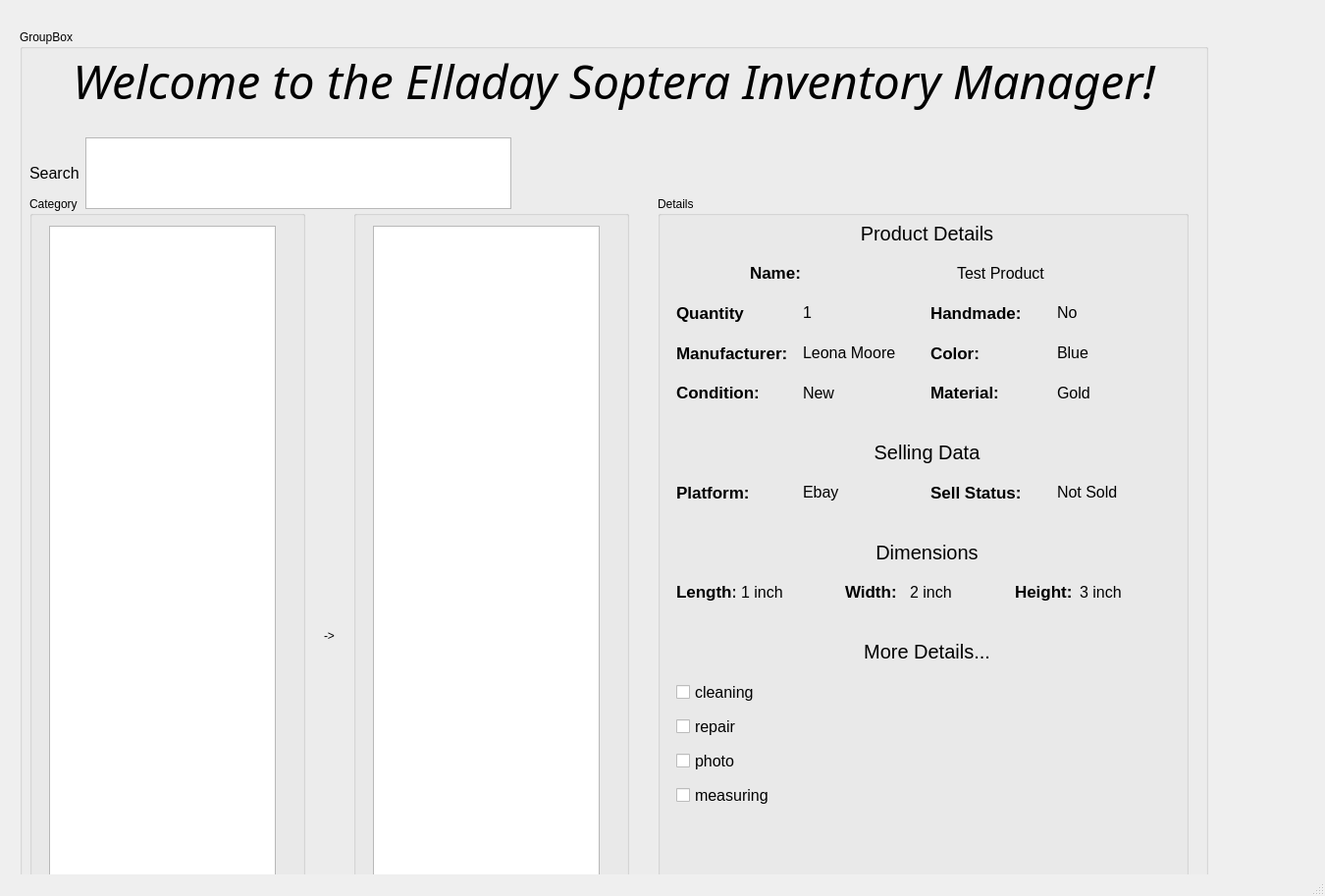
<?xml version="1.0" encoding="UTF-8"?>
<ui version="4.0">
 <class>jewelry_inv_manager</class>
 <widget class="QMainWindow" name="jewelry_inv_manager">
  <property name="geometry">
   <rect>
    <x>0</x>
    <y>0</y>
    <width>1350</width>
    <height>913</height>
   </rect>
  </property>
  <property name="windowTitle">
   <string>Elladay Inventory Manager</string>
  </property>
  <widget class="QWidget" name="centralwidget">
   <widget class="QGroupBox" name="main_group_box">
    <property name="geometry">
     <rect>
      <x>20</x>
      <y>30</y>
      <width>1211</width>
      <height>1201</height>
     </rect>
    </property>
    <property name="title">
     <string>GroupBox</string>
    </property>
    <widget class="QLabel" name="arrow_label">
     <property name="geometry">
      <rect>
       <x>310</x>
       <y>610</y>
       <width>21</width>
       <height>16</height>
      </rect>
     </property>
     <property name="text">
      <string>-&gt;</string>
     </property>
    </widget>
    <widget class="QGroupBox" name="category_group_box">
     <property name="geometry">
      <rect>
       <x>10</x>
       <y>170</y>
       <width>281</width>
       <height>1001</height>
      </rect>
     </property>
     <property name="title">
      <string>Category</string>
     </property>
     <widget class="QWidget" name="horizontalLayoutWidget">
      <property name="geometry">
       <rect>
        <x>20</x>
        <y>30</y>
        <width>231</width>
        <height>931</height>
       </rect>
      </property>
      <layout class="QHBoxLayout" name="categ_hor_layout">
       <item>
        <widget class="QListWidget" name="category_list_widget">
         <property name="toolTip">
          <string>Category of jewelry to choose from</string>
         </property>
        </widget>
       </item>
      </layout>
     </widget>
    </widget>
    <widget class="QGroupBox" name="name_group_box">
     <property name="geometry">
      <rect>
       <x>340</x>
       <y>170</y>
       <width>281</width>
       <height>1001</height>
      </rect>
     </property>
     <property name="title">
      <string>Name</string>
     </property>
     <widget class="QWidget" name="horizontalLayoutWidget_2">
      <property name="geometry">
       <rect>
        <x>20</x>
        <y>30</y>
        <width>231</width>
        <height>931</height>
       </rect>
      </property>
      <layout class="QHBoxLayout" name="name_hor_layout_2">
       <item>
        <widget class="QListWidget" name="name_list_widget">
         <property name="toolTip">
          <string>Name of jewelry to choose from</string>
         </property>
        </widget>
       </item>
      </layout>
     </widget>
    </widget>
    <widget class="QGroupBox" name="details_group_box">
     <property name="geometry">
      <rect>
       <x>650</x>
       <y>170</y>
       <width>541</width>
       <height>1001</height>
      </rect>
     </property>
     <property name="title">
      <string>Details</string>
     </property>
     <widget class="QWidget" name="verticalLayoutWidget_2">
      <property name="geometry">
       <rect>
        <x>19</x>
        <y>20</y>
        <width>511</width>
        <height>461</height>
       </rect>
      </property>
      <layout class="QVBoxLayout" name="details_vert_layout">
       <item>
        <widget class="QLabel" name="product_details_label">
         <property name="font">
          <font>
           <pointsize>15</pointsize>
          </font>
         </property>
         <property name="text">
          <string>Product Details</string>
         </property>
         <property name="alignment">
          <set>Qt::AlignCenter</set>
         </property>
        </widget>
       </item>
       <item>
        <layout class="QHBoxLayout" name="name_hor_layout">
         <item>
          <widget class="QLabel" name="name_label">
           <property name="maximumSize">
            <size>
             <width>130</width>
             <height>16777215</height>
            </size>
           </property>
           <property name="font">
            <font>
             <pointsize>13</pointsize>
             <weight>75</weight>
             <bold>true</bold>
            </font>
           </property>
           <property name="text">
            <string>Name:</string>
           </property>
           <property name="indent">
            <number>-1</number>
           </property>
          </widget>
         </item>
         <item>
          <widget class="QLabel" name="name_val_label">
           <property name="maximumSize">
            <size>
             <width>150</width>
             <height>16777215</height>
            </size>
           </property>
           <property name="font">
            <font>
             <pointsize>12</pointsize>
            </font>
           </property>
           <property name="text">
            <string>Test Product</string>
           </property>
          </widget>
         </item>
        </layout>
       </item>
       <item>
        <layout class="QHBoxLayout" name="quanhand_hor_layout">
         <item>
          <widget class="QLabel" name="quantity_label">
           <property name="maximumSize">
            <size>
             <width>130</width>
             <height>16777215</height>
            </size>
           </property>
           <property name="font">
            <font>
             <pointsize>13</pointsize>
             <weight>75</weight>
             <bold>true</bold>
            </font>
           </property>
           <property name="text">
            <string>Quantity</string>
           </property>
           <property name="indent">
            <number>-1</number>
           </property>
          </widget>
         </item>
         <item>
          <widget class="QLabel" name="quantity_val_label">
           <property name="maximumSize">
            <size>
             <width>16777215</width>
             <height>16777215</height>
            </size>
           </property>
           <property name="font">
            <font>
             <pointsize>12</pointsize>
            </font>
           </property>
           <property name="text">
            <string>1</string>
           </property>
          </widget>
         </item>
         <item>
          <widget class="QLabel" name="handmade_label">
           <property name="maximumSize">
            <size>
             <width>130</width>
             <height>16777215</height>
            </size>
           </property>
           <property name="font">
            <font>
             <pointsize>13</pointsize>
             <weight>75</weight>
             <bold>true</bold>
            </font>
           </property>
           <property name="text">
            <string>Handmade:</string>
           </property>
          </widget>
         </item>
         <item>
          <widget class="QLabel" name="handmade_val_label">
           <property name="font">
            <font>
             <pointsize>12</pointsize>
            </font>
           </property>
           <property name="text">
            <string>No</string>
           </property>
          </widget>
         </item>
        </layout>
       </item>
       <item>
        <layout class="QHBoxLayout" name="mancol_hor_layout">
         <item>
          <widget class="QLabel" name="manuf_label">
           <property name="maximumSize">
            <size>
             <width>130</width>
             <height>16777215</height>
            </size>
           </property>
           <property name="font">
            <font>
             <pointsize>13</pointsize>
             <weight>75</weight>
             <bold>true</bold>
            </font>
           </property>
           <property name="text">
            <string>Manufacturer:</string>
           </property>
           <property name="indent">
            <number>-1</number>
           </property>
          </widget>
         </item>
         <item>
          <widget class="QLabel" name="manuf_val_label">
           <property name="maximumSize">
            <size>
             <width>16777215</width>
             <height>16777215</height>
            </size>
           </property>
           <property name="font">
            <font>
             <pointsize>12</pointsize>
            </font>
           </property>
           <property name="text">
            <string>Leona Moore</string>
           </property>
          </widget>
         </item>
         <item>
          <widget class="QLabel" name="color_label">
           <property name="font">
            <font>
             <pointsize>13</pointsize>
             <weight>75</weight>
             <bold>true</bold>
            </font>
           </property>
           <property name="text">
            <string>Color:</string>
           </property>
          </widget>
         </item>
         <item>
          <widget class="QLabel" name="color_val_label">
           <property name="font">
            <font>
             <pointsize>12</pointsize>
            </font>
           </property>
           <property name="text">
            <string>Blue</string>
           </property>
          </widget>
         </item>
        </layout>
       </item>
       <item>
        <layout class="QHBoxLayout" name="condmat_hor_layout">
         <item>
          <widget class="QLabel" name="cond_label">
           <property name="maximumSize">
            <size>
             <width>130</width>
             <height>16777215</height>
            </size>
           </property>
           <property name="font">
            <font>
             <pointsize>13</pointsize>
             <weight>75</weight>
             <bold>true</bold>
            </font>
           </property>
           <property name="text">
            <string>Condition:</string>
           </property>
           <property name="indent">
            <number>-1</number>
           </property>
          </widget>
         </item>
         <item>
          <widget class="QLabel" name="cond_val_label">
           <property name="font">
            <font>
             <pointsize>12</pointsize>
            </font>
           </property>
           <property name="text">
            <string>New</string>
           </property>
          </widget>
         </item>
         <item>
          <widget class="QLabel" name="mat_label">
           <property name="font">
            <font>
             <pointsize>13</pointsize>
             <weight>75</weight>
             <bold>true</bold>
            </font>
           </property>
           <property name="text">
            <string>Material:</string>
           </property>
          </widget>
         </item>
         <item>
          <widget class="QLabel" name="mat_val_label">
           <property name="font">
            <font>
             <pointsize>12</pointsize>
            </font>
           </property>
           <property name="text">
            <string>Gold</string>
           </property>
          </widget>
         </item>
        </layout>
       </item>
       <item>
        <spacer name="horizontal_spacer_top">
         <property name="orientation">
          <enum>Qt::Horizontal</enum>
         </property>
         <property name="sizeHint" stdset="0">
          <size>
           <width>40</width>
           <height>20</height>
          </size>
         </property>
        </spacer>
       </item>
       <item>
        <layout class="QHBoxLayout" name="sell_data_hor_layout">
         <property name="sizeConstraint">
          <enum>QLayout::SetDefaultConstraint</enum>
         </property>
         <item>
          <widget class="QLabel" name="sell_data_label">
           <property name="font">
            <font>
             <pointsize>15</pointsize>
            </font>
           </property>
           <property name="text">
            <string>Selling Data</string>
           </property>
           <property name="alignment">
            <set>Qt::AlignCenter</set>
           </property>
          </widget>
         </item>
        </layout>
       </item>
       <item>
        <layout class="QHBoxLayout" name="platsell_hor_layout">
         <item>
          <widget class="QLabel" name="plat_label">
           <property name="font">
            <font>
             <pointsize>13</pointsize>
             <weight>75</weight>
             <bold>true</bold>
            </font>
           </property>
           <property name="text">
            <string>Platform:</string>
           </property>
          </widget>
         </item>
         <item>
          <widget class="QLabel" name="play_val_label">
           <property name="font">
            <font>
             <pointsize>12</pointsize>
            </font>
           </property>
           <property name="text">
            <string>Ebay</string>
           </property>
          </widget>
         </item>
         <item>
          <widget class="QLabel" name="sell_label">
           <property name="font">
            <font>
             <pointsize>13</pointsize>
             <weight>75</weight>
             <bold>true</bold>
            </font>
           </property>
           <property name="text">
            <string>Sell Status:</string>
           </property>
          </widget>
         </item>
         <item>
          <widget class="QLabel" name="sell_val_label">
           <property name="font">
            <font>
             <pointsize>12</pointsize>
            </font>
           </property>
           <property name="text">
            <string>Not Sold</string>
           </property>
          </widget>
         </item>
        </layout>
       </item>
       <item>
        <spacer name="horizontal_spacer_mid">
         <property name="orientation">
          <enum>Qt::Horizontal</enum>
         </property>
         <property name="sizeHint" stdset="0">
          <size>
           <width>40</width>
           <height>20</height>
          </size>
         </property>
        </spacer>
       </item>
       <item>
        <layout class="QHBoxLayout" name="dimen_hor_layout">
         <item>
          <widget class="QLabel" name="dim_label">
           <property name="font">
            <font>
             <pointsize>15</pointsize>
            </font>
           </property>
           <property name="text">
            <string>Dimensions</string>
           </property>
           <property name="alignment">
            <set>Qt::AlignCenter</set>
           </property>
          </widget>
         </item>
        </layout>
       </item>
       <item>
        <layout class="QHBoxLayout" name="lwh_hor_layout">
         <item>
          <widget class="QLabel" name="length_label">
           <property name="maximumSize">
            <size>
             <width>60</width>
             <height>16777215</height>
            </size>
           </property>
           <property name="font">
            <font>
             <pointsize>13</pointsize>
             <weight>75</weight>
             <bold>true</bold>
            </font>
           </property>
           <property name="text">
            <string>Length:</string>
           </property>
          </widget>
         </item>
         <item>
          <widget class="QLabel" name="length_val_label">
           <property name="font">
            <font>
             <pointsize>12</pointsize>
            </font>
           </property>
           <property name="text">
            <string>1 inch</string>
           </property>
          </widget>
         </item>
         <item>
          <widget class="QLabel" name="width_label">
           <property name="maximumSize">
            <size>
             <width>60</width>
             <height>16777215</height>
            </size>
           </property>
           <property name="font">
            <font>
             <pointsize>13</pointsize>
             <weight>75</weight>
             <bold>true</bold>
            </font>
           </property>
           <property name="text">
            <string>Width:</string>
           </property>
          </widget>
         </item>
         <item>
          <widget class="QLabel" name="width_val_label">
           <property name="font">
            <font>
             <pointsize>12</pointsize>
            </font>
           </property>
           <property name="text">
            <string>2 inch</string>
           </property>
          </widget>
         </item>
         <item>
          <widget class="QLabel" name="height_label">
           <property name="maximumSize">
            <size>
             <width>60</width>
             <height>16777215</height>
            </size>
           </property>
           <property name="font">
            <font>
             <pointsize>13</pointsize>
             <weight>75</weight>
             <bold>true</bold>
            </font>
           </property>
           <property name="text">
            <string>Height:</string>
           </property>
          </widget>
         </item>
         <item>
          <widget class="QLabel" name="height_val_label">
           <property name="font">
            <font>
             <pointsize>12</pointsize>
            </font>
           </property>
           <property name="text">
            <string>3 inch</string>
           </property>
          </widget>
         </item>
        </layout>
       </item>
       <item>
        <spacer name="horizontal_spacer_bottom">
         <property name="orientation">
          <enum>Qt::Horizontal</enum>
         </property>
         <property name="sizeHint" stdset="0">
          <size>
           <width>40</width>
           <height>20</height>
          </size>
         </property>
        </spacer>
       </item>
       <item>
        <layout class="QHBoxLayout" name="more_deet_hor_layout">
         <item>
          <widget class="QLabel" name="more_deet_label">
           <property name="font">
            <font>
             <pointsize>15</pointsize>
            </font>
           </property>
           <property name="text">
            <string>More Details...</string>
           </property>
           <property name="alignment">
            <set>Qt::AlignCenter</set>
           </property>
          </widget>
         </item>
        </layout>
       </item>
      </layout>
     </widget>
     <widget class="QWidget" name="horizontalLayoutWidget_12">
      <property name="geometry">
       <rect>
        <x>19</x>
        <y>489</y>
        <width>511</width>
        <height>141</height>
       </rect>
      </property>
      <layout class="QHBoxLayout" name="misc_hor_layout">
       <item>
        <layout class="QVBoxLayout" name="verticalLayout">
         <item>
          <widget class="QCheckBox" name="checkBox_2">
           <property name="font">
            <font>
             <pointsize>12</pointsize>
            </font>
           </property>
           <property name="text">
            <string>cleaning</string>
           </property>
          </widget>
         </item>
         <item>
          <widget class="QCheckBox" name="checkBox_4">
           <property name="font">
            <font>
             <pointsize>12</pointsize>
            </font>
           </property>
           <property name="text">
            <string>repair</string>
           </property>
          </widget>
         </item>
         <item>
          <widget class="QCheckBox" name="checkBox_3">
           <property name="font">
            <font>
             <pointsize>12</pointsize>
            </font>
           </property>
           <property name="text">
            <string>photo</string>
           </property>
          </widget>
         </item>
         <item>
          <widget class="QCheckBox" name="checkBox">
           <property name="font">
            <font>
             <pointsize>12</pointsize>
            </font>
           </property>
           <property name="text">
            <string>measuring</string>
           </property>
          </widget>
         </item>
        </layout>
       </item>
      </layout>
     </widget>
    </widget>
    <widget class="QWidget" name="horizontalLayoutWidget_3">
     <property name="geometry">
      <rect>
       <x>10</x>
       <y>110</y>
       <width>491</width>
       <height>73</height>
      </rect>
     </property>
     <layout class="QHBoxLayout" name="horizontalLayout">
      <item>
       <widget class="QLabel" name="label">
        <property name="font">
         <font>
          <pointsize>12</pointsize>
         </font>
        </property>
        <property name="text">
         <string>Search</string>
        </property>
       </widget>
      </item>
      <item>
       <widget class="QTextEdit" name="textEdit"/>
      </item>
     </layout>
    </widget>
   </widget>
   <widget class="QWidget" name="verticalLayoutWidget">
    <property name="geometry">
     <rect>
      <x>20</x>
      <y>40</y>
      <width>1211</width>
      <height>84</height>
     </rect>
    </property>
    <layout class="QVBoxLayout" name="title_vert_layout">
     <item>
      <widget class="QLabel" name="welcome_label">
       <property name="font">
        <font>
         <family>Californian FB</family>
         <pointsize>36</pointsize>
         <italic>true</italic>
        </font>
       </property>
       <property name="layoutDirection">
        <enum>Qt::LeftToRight</enum>
       </property>
       <property name="text">
        <string>Welcome to the Elladay Soptera Inventory Manager!</string>
       </property>
       <property name="alignment">
        <set>Qt::AlignCenter</set>
       </property>
       <property name="indent">
        <number>-1</number>
       </property>
      </widget>
     </item>
    </layout>
   </widget>
  </widget>
  <widget class="QMenuBar" name="menubar">
   <property name="geometry">
    <rect>
     <x>0</x>
     <y>0</y>
     <width>1350</width>
     <height>21</height>
    </rect>
   </property>
  </widget>
  <widget class="QStatusBar" name="statusbar"/>
 </widget>
 <resources/>
 <connections/>
</ui>
